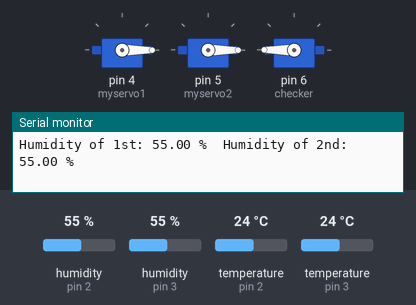
Bench run of a sketch on a simulated Arduino Uno, built with avr-gcc and run on an emulated ATmega328P. On the bench: 3 × servo, the last lines printed to the serial monitor. The test bench sets the inputs (shaded band); at power-on: humidity (sensors on pin 3, pin 2) 55 %, temperature (sensors on pin 2, pin 3) 24 °C.

Above: at 2.8 s.
2.9 s: humidity (sensor on pin 3) set to 48 %
9.0 s: humidity (sensor on pin 3) set to 45 %
At 11.4 s:
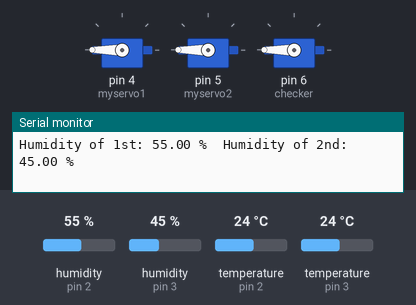
11.8 s: humidity (sensor on pin 3) set to 68 %
At 13.8 s:
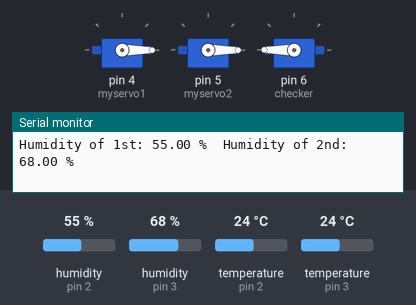
17.9 s: humidity (sensor on pin 3) set to 22 %
At 19.6 s:
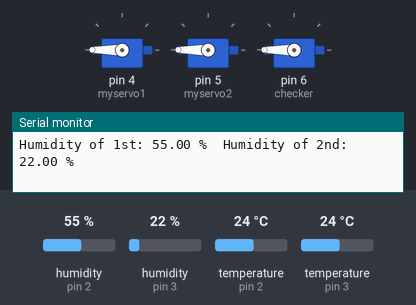
Timing chart, 0 to 21.1 s (numbered marks = the images above; inputs shaded):
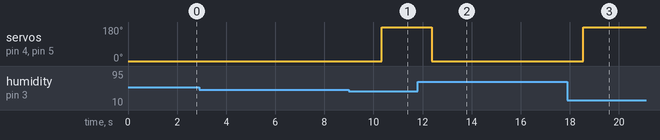

Measured:
- the behaviour switches between 47 and 46 % on humidity (sensor on pin 3) (found by bisection; images 0 and 1)
- after the input at 9.0 s, servo on pin 4 (myservo1), servo on pin 5 (myservo2): 0° → 180° after 1.3 s
- after the input at 11.8 s, servo on pin 4 (myservo1), servo on pin 5 (myservo2): 180° → 0° after 0.58 s
- after the input at 17.9 s, servo on pin 4 (myservo1), servo on pin 5 (myservo2): 0° → 180° after 0.65 s

The sketch:

jagret_project.ino
```cpp
#include "DHT.h"
#include <Servo.h>
Servo myservo1;
Servo myservo2;
Servo myservo3;
int dhtpin1=2, dhtpin2=3, checker=6, reader=LOW;
#define DHTTYPE DHT22
DHT dht1(dhtpin1, DHTTYPE);
DHT dht2(dhtpin2, DHTTYPE);
int pos=0;
void setup() {
  Serial.begin(9600);
  dht1.begin();
  dht2.begin();
  myservo1.attach(4);
  myservo2.attach(5);
  myservo3.attach(6);
}

void loop()
{
  float h1 = dht1.readHumidity();
  float h2 = dht2.readHumidity();

  Serial.print("Humidity of 1st: ");
  Serial.print(h1);
  Serial.print(" %\t");
  Serial.print("Humidity of 2nd: ");
  Serial.print(h2);
  Serial.println(" %\t");

  if(h2>=46.30)
  {
    myservo2.write(0);
    myservo1.write(0);
  }
  else
  {

   myservo2.write(180);
   myservo1.write(180);
  }
  reader=digitalRead(checker);
  if(reader == HIGH)
  {
    myservo3.write(0);

  }
  else
  {
    myservo3.write(180);
  }
}
```
